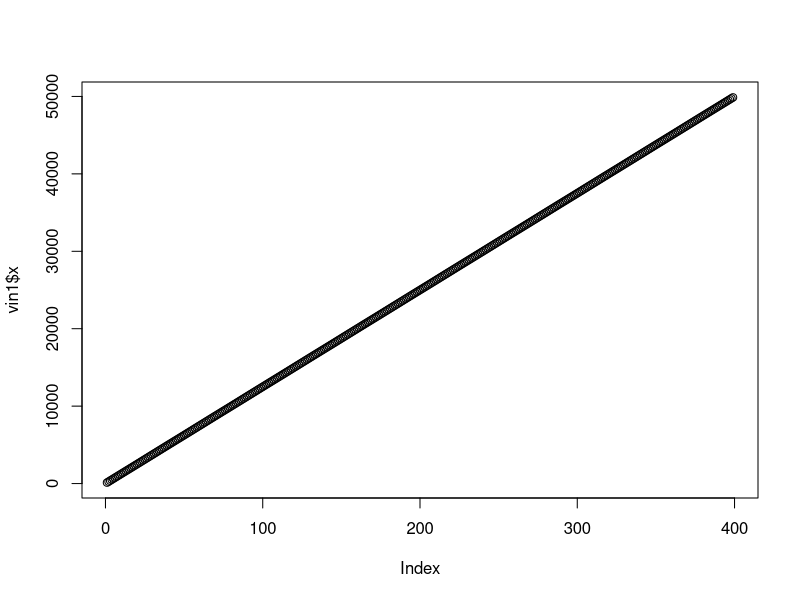
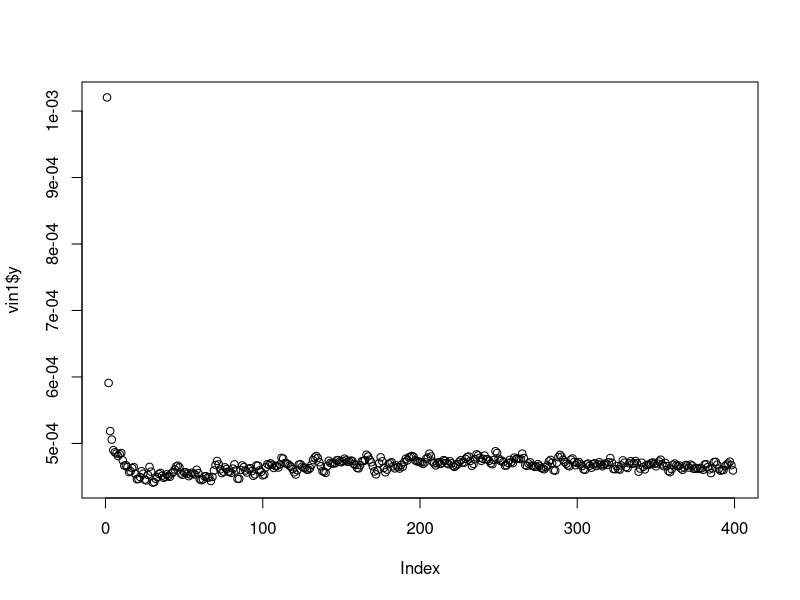
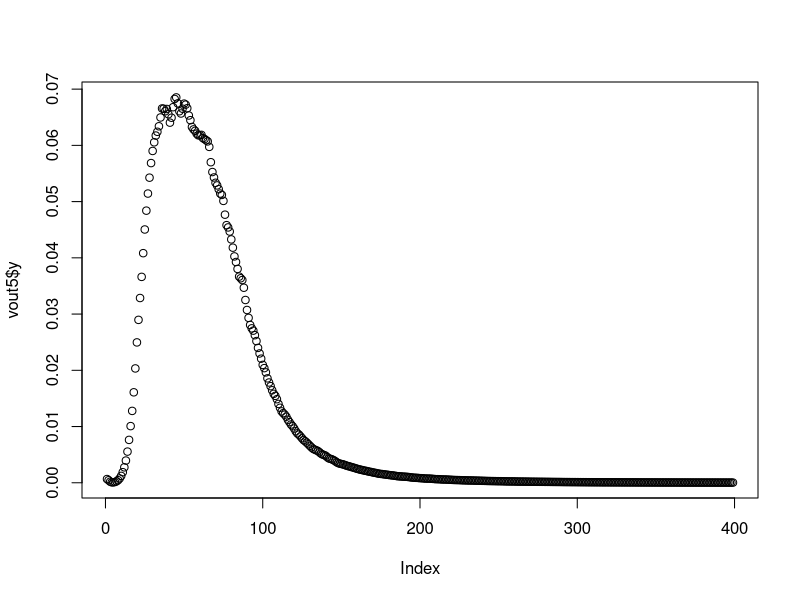
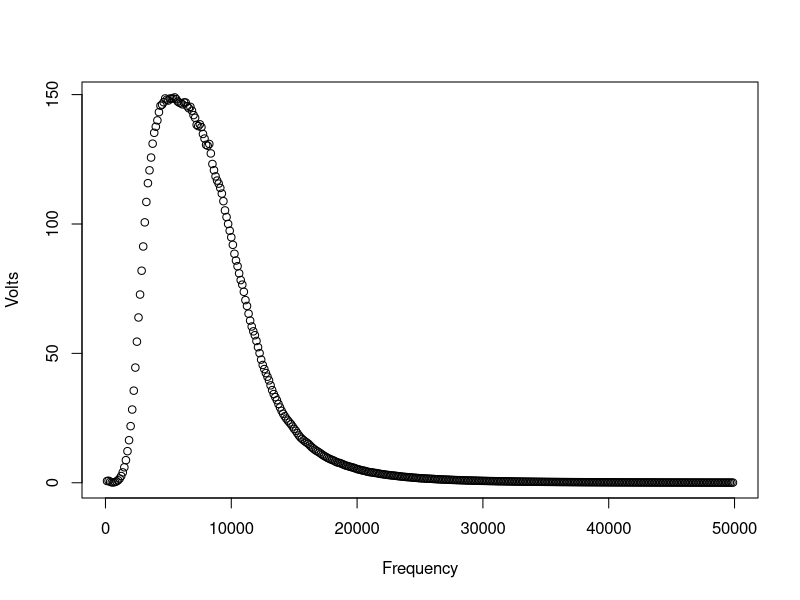
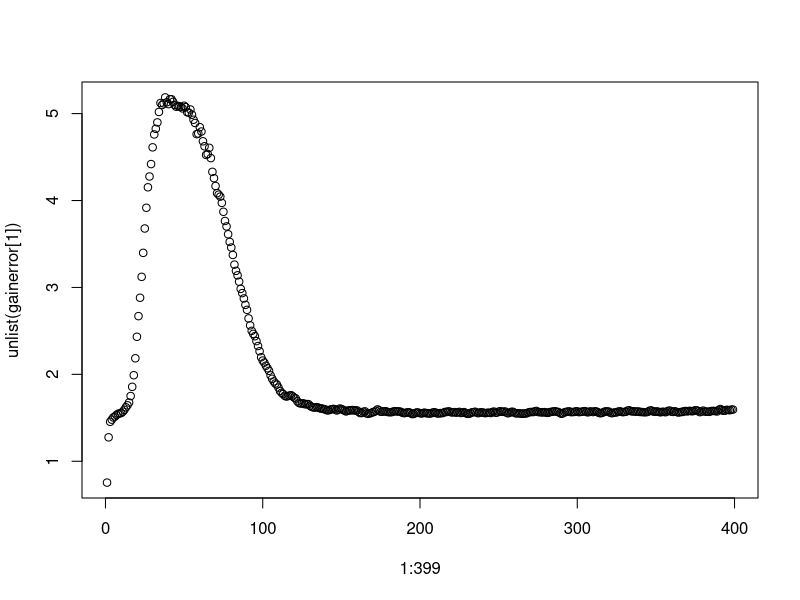

These figures' R source, in order:
## ---- chunk 1
knitr::opts_chunk$set(echo = TRUE)
## ---- chunk 2
vin1<-read.csv("VIN1.CSV")

names(vin1)<-c("x", "y")
plot(vin1$x)
plot(vin1$y)

## ---- chunk 3
vin2<-read.csv("VIN2.CSV")
names(vin2)<-c("x", "y")

vin3<-read.csv("VIN3.CSV")
names(vin3)<-c("x", "y")
vin4<-read.csv("VIN4.CSV")
names(vin4)<-c("x", "y")
vin5<-read.csv("VIN5.CSV")
names(vin5)<-c("x", "y")

vout1<-read.csv("VOUT1.CSV")
names(vout1)<-c("x", "y")
vout2<-read.csv("VOUT2.CSV")
names(vout2)<-c("x", "y")
vout3<-read.csv("VOUT3.CSV")
names(vout3)<-c("x", "y")
vout4<-read.csv("VOUT4.CSV")
names(vout4)<-c("x", "y")
vout5<-read.csv("VOUT5.CSV")
names(vout5)<-c("x", "y")
plot(vout5$y)
## ---- chunk 4
m_in<- (vin1$y+vin2$y+vin3$y+vin4$y+vin5$y)/5

#take average of vouts
m_vout <- data.frame(Frequency = vout1$x, Volts = (vout1$y+vout2$y+vout3$y+vout4$y+vout5$y)/5)
## ---- chunk 5
#compute gain using the average vouts and m_in
gain <- data.frame(Frequency = vout1$x, Gain = (m_vout[2]/m_in))

plot(gain)
#this is consistent with the max gain of 150 calculated in class.
## ---- chunk 6
rmserrors <- sqrt(data.frame(
  vin1 = sum(((m_in-vin1$y)^2))/399, 
  vin2 = sum(((m_in-vin2$y)^2))/399,
  vin3 = sum(((m_in-vin3$y)^2))/399,
  vin4 = sum(((m_in-vin4$y)^2))/399,
  vin5 = sum(((m_in-vin5$y)^2))/399,
  vout1 = sum((m_vout$Volts-vout1$y)^2)/399,
  vout2 = sum((m_vout$Volts-vout2$y)^2)/399,
  vout3 = sum((m_vout$Volts-vout3$y)^2)/399,
  vout4 = sum((m_vout$Volts-vout4$y)^2)/399,
  vout5 = sum((m_vout$Volts-vout5$y)^2)/399
))

#error in gain, adding in quadrature: 
vinerror <-sqrt(sum(rmserrors[1:5]^2))
vouterror <- sqrt(sum(rmserrors[6:10]^2))
gainerror <- gain[2]*sqrt((vinerror/m_in)^2+(vouterror*(m_vout[2])^-1)^2)

#g(f) error
plot(1:399,unlist(gainerror[1]))

## ---- chunk 7
capacitance <-87.875
capacitanceError <-.594

#df is just the x componenent
riemanSum <- function(fa,fb){
  area <-0.5*(125)*(fb-fa)+fa^2
  return(area)
}

resistors<-read.csv("experiment2data.csv")
resistors$Average[1]

C = capacitance
integrand <- data.frame(
  gain[2]/(1+(2*pi*C*vin1$x*resistors$Average[1])^2),
  gain[2]/(1+(2*pi*C*vin1$x*resistors$Average[2])^2),
  gain[2]/(1+(2*pi*C*vin1$x*resistors$Average[3])^2),
  gain[2]/(1+(2*pi*C*vin1$x*resistors$Average[4])^2),
  gain[2]/(1+(2*pi*C*vin1$x*resistors$Average[5])^2),
  gain[2]/(1+(2*pi*C*vin1$x*resistors$Average[6])^2),
  gain[2]/(1+(2*pi*C*vin1$x*resistors$Average[7])^2)

  )

area <- data.frame(
  G1 =0,
  G2 =0,
  G3 =0,
  G4 =0,
  G5 =0,
  G6 =0,
  G7 =0

  
  )

for(i in 1:length(integrand)){
  for(l in 1:398){
    if(is.null(integrand[l+1,i])){
      break
    }else{
    area[i] <- area[i]+ riemanSum(integrand[l,i],integrand[l+1,i])
    }}

  }
  


 



